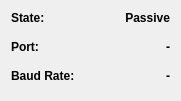
   <widget class="QWidget" name="formLayoutWidget_2">
    <property name="geometry">
     <rect>
      <x>1314</x>
      <y>50</y>
      <width>181</width>
      <height>101</height>
     </rect>
    </property>
    <layout class="QFormLayout" name="formLayout_2">
     <property name="horizontalSpacing">
      <number>15</number>
     </property>
     <property name="verticalSpacing">
      <number>15</number>
     </property>
     <item row="0" column="0">
      <widget class="QLabel" name="ConStat_2">
       <property name="font">
        <font>
         <bold>true</bold>
        </font>
       </property>
       <property name="text">
        <string>State:</string>
       </property>
      </widget>
     </item>
     <item row="0" column="1">
      <widget class="QLabel" name="statusValueLabel">
       <property name="font">
        <font>
         <bold>true</bold>
        </font>
       </property>
       <property name="text">
        <string>Passive</string>
       </property>
       <property name="alignment">
        <set>Qt::AlignmentFlag::AlignRight|Qt::AlignmentFlag::AlignTrailing|Qt::AlignmentFlag::AlignVCenter</set>
       </property>
      </widget>
     </item>
     <item row="1" column="0">
      <widget class="QLabel" name="Port">
       <property name="font">
        <font>
         <bold>true</bold>
        </font>
       </property>
       <property name="text">
        <string>Port:</string>
       </property>
      </widget>
     </item>
     <item row="1" column="1">
      <widget class="QLabel" name="portValueLabel">
       <property name="font">
        <font>
         <bold>true</bold>
        </font>
       </property>
       <property name="text">
        <string>-</string>
       </property>
       <property name="alignment">
        <set>Qt::AlignmentFlag::AlignRight|Qt::AlignmentFlag::AlignTrailing|Qt::AlignmentFlag::AlignVCenter</set>
       </property>
      </widget>
     </item>
     <item row="2" column="0">
      <widget class="QLabel" name="Baud">
       <property name="font">
        <font>
         <bold>true</bold>
        </font>
       </property>
       <property name="text">
        <string>Baud Rate:</string>
       </property>
      </widget>
     </item>
     <item row="2" column="1">
      <widget class="QLabel" name="baudValueLabel">
       <property name="font">
        <font>
         <bold>true</bold>
        </font>
       </property>
       <property name="text">
        <string>-</string>
       </property>
       <property name="alignment">
        <set>Qt::AlignmentFlag::AlignRight|Qt::AlignmentFlag::AlignTrailing|Qt::AlignmentFlag::AlignVCenter</set>
       </property>
      </widget>
     </item>
    </layout>
   </widget>
